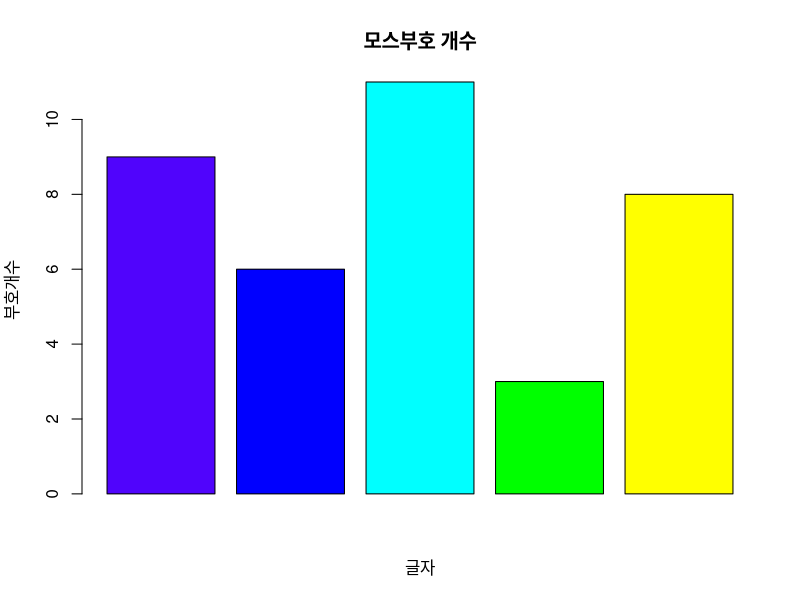

Generate this figure with R:
##########################################
# 과목명 : 빅데이터와 비즈니스 애널리틱스#
# 과제명 : 1 - 데이터구조 파악           #  
# 이름 : 이주영                          #
# 학번 : 2016111540                      #
# 학과 : 경영학부                        #
##########################################

# 1번, 2번 문제
# 모스부호 - ●
글자 <- c("SOS", "GO", "HELP", "ME", "JY")
모스부호 <- c("●●● --- ●●●", "--● ---", "●●●● ● ●-●● ●--●", "-- ●","●--- -●--")
부호개수 <- c(9, 6, 11, 3, 8)
난이도 <- factor(c("LOW", "LOW", "HIGH", "LOW", "LOW"), levels = c("HIGH", "LOW"))
LO <- c(TRUE, TRUE, FALSE, TRUE, TRUE)
morsecode <- data.frame(글자, 모스부호, 부호개수, 난이도, LO, stringsAsFactors = FALSE)

View(morsecode)

# 3번 문제
View(morsecode[c(2,5), c(1,2)])

# 4번 문제
barplot(morsecode$부호개수,
     main = "모스부호 개수",
     xlab = "글자",
     ylab = "부호개수",
     col = c("#5004fc", "blue", "cyan", "green", "yellow"))
